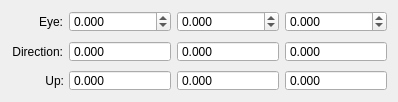
<ui version="4.0" >
 <class>CameraSettingClass</class>
 <widget class="QDialog" name="CameraSettingClass" >
  <property name="geometry" >
   <rect>
    <x>0</x>
    <y>0</y>
    <width>398</width>
    <height>102</height>
   </rect>
  </property>
  <property name="windowTitle" >
   <string>Camera Info</string>
  </property>
  <widget class="QLabel" name="label" >
   <property name="geometry" >
    <rect>
     <x>3</x>
     <y>11</y>
     <width>60</width>
     <height>21</height>
    </rect>
   </property>
   <property name="text" >
    <string>Eye:</string>
   </property>
   <property name="alignment" >
    <set>Qt::AlignLeading|Qt::AlignLeft|Qt::AlignRight|Qt::AlignTrailing|Qt::AlignVCenter</set>
   </property>
  </widget>
  <widget class="QDoubleSpinBox" name="eyeX" >
   <property name="geometry" >
    <rect>
     <x>69</x>
     <y>11</y>
     <width>102</width>
     <height>21</height>
    </rect>
   </property>
   <property name="decimals" >
    <number>3</number>
   </property>
   <property name="minimum" >
    <double>-1000000000.000000000000000</double>
   </property>
   <property name="maximum" >
    <double>1000000000.000000000000000</double>
   </property>
   <property name="singleStep" >
    <double>0.100000000000000</double>
   </property>
  </widget>
  <widget class="QDoubleSpinBox" name="eyeY" >
   <property name="geometry" >
    <rect>
     <x>177</x>
     <y>11</y>
     <width>102</width>
     <height>21</height>
    </rect>
   </property>
   <property name="decimals" >
    <number>3</number>
   </property>
   <property name="minimum" >
    <double>-1000000000.000000000000000</double>
   </property>
   <property name="maximum" >
    <double>1000000000.000000000000000</double>
   </property>
   <property name="singleStep" >
    <double>0.100000000000000</double>
   </property>
  </widget>
  <widget class="QDoubleSpinBox" name="eyeZ" >
   <property name="geometry" >
    <rect>
     <x>285</x>
     <y>11</y>
     <width>102</width>
     <height>21</height>
    </rect>
   </property>
   <property name="acceptDrops" >
    <bool>true</bool>
   </property>
   <property name="decimals" >
    <number>3</number>
   </property>
   <property name="minimum" >
    <double>-1000000000.000000000000000</double>
   </property>
   <property name="maximum" >
    <double>1000000000.000000000000000</double>
   </property>
   <property name="singleStep" >
    <double>0.100000000000000</double>
   </property>
  </widget>
  <widget class="QDoubleSpinBox" name="dirY" >
   <property name="geometry" >
    <rect>
     <x>177</x>
     <y>41</y>
     <width>102</width>
     <height>21</height>
    </rect>
   </property>
   <property name="readOnly" >
    <bool>true</bool>
   </property>
   <property name="buttonSymbols" >
    <enum>QAbstractSpinBox::NoButtons</enum>
   </property>
   <property name="correctionMode" >
    <enum>QAbstractSpinBox::CorrectToNearestValue</enum>
   </property>
   <property name="decimals" >
    <number>3</number>
   </property>
   <property name="minimum" >
    <double>-1000000000.000000000000000</double>
   </property>
   <property name="maximum" >
    <double>1000000000.000000000000000</double>
   </property>
   <property name="singleStep" >
    <double>0.100000000000000</double>
   </property>
  </widget>
  <widget class="QLabel" name="label_2" >
   <property name="geometry" >
    <rect>
     <x>3</x>
     <y>41</y>
     <width>60</width>
     <height>21</height>
    </rect>
   </property>
   <property name="text" >
    <string>Direction:</string>
   </property>
   <property name="alignment" >
    <set>Qt::AlignLeading|Qt::AlignLeft|Qt::AlignRight|Qt::AlignTrailing|Qt::AlignVCenter</set>
   </property>
  </widget>
  <widget class="QDoubleSpinBox" name="dirZ" >
   <property name="geometry" >
    <rect>
     <x>285</x>
     <y>41</y>
     <width>102</width>
     <height>21</height>
    </rect>
   </property>
   <property name="acceptDrops" >
    <bool>true</bool>
   </property>
   <property name="readOnly" >
    <bool>true</bool>
   </property>
   <property name="buttonSymbols" >
    <enum>QAbstractSpinBox::NoButtons</enum>
   </property>
   <property name="correctionMode" >
    <enum>QAbstractSpinBox::CorrectToNearestValue</enum>
   </property>
   <property name="decimals" >
    <number>3</number>
   </property>
   <property name="minimum" >
    <double>-1000000000.000000000000000</double>
   </property>
   <property name="maximum" >
    <double>1000000000.000000000000000</double>
   </property>
   <property name="singleStep" >
    <double>0.100000000000000</double>
   </property>
  </widget>
  <widget class="QDoubleSpinBox" name="dirX" >
   <property name="geometry" >
    <rect>
     <x>69</x>
     <y>41</y>
     <width>102</width>
     <height>21</height>
    </rect>
   </property>
   <property name="readOnly" >
    <bool>true</bool>
   </property>
   <property name="buttonSymbols" >
    <enum>QAbstractSpinBox::NoButtons</enum>
   </property>
   <property name="correctionMode" >
    <enum>QAbstractSpinBox::CorrectToNearestValue</enum>
   </property>
   <property name="decimals" >
    <number>3</number>
   </property>
   <property name="minimum" >
    <double>-1000000000.000000000000000</double>
   </property>
   <property name="maximum" >
    <double>1000000000.000000000000000</double>
   </property>
   <property name="singleStep" >
    <double>0.100000000000000</double>
   </property>
  </widget>
  <widget class="QDoubleSpinBox" name="upZ" >
   <property name="geometry" >
    <rect>
     <x>285</x>
     <y>70</y>
     <width>102</width>
     <height>21</height>
    </rect>
   </property>
   <property name="acceptDrops" >
    <bool>true</bool>
   </property>
   <property name="readOnly" >
    <bool>true</bool>
   </property>
   <property name="buttonSymbols" >
    <enum>QAbstractSpinBox::NoButtons</enum>
   </property>
   <property name="correctionMode" >
    <enum>QAbstractSpinBox::CorrectToNearestValue</enum>
   </property>
   <property name="decimals" >
    <number>3</number>
   </property>
   <property name="minimum" >
    <double>-1000000000.000000000000000</double>
   </property>
   <property name="maximum" >
    <double>1000000000.000000000000000</double>
   </property>
   <property name="singleStep" >
    <double>0.100000000000000</double>
   </property>
  </widget>
  <widget class="QLabel" name="label_3" >
   <property name="geometry" >
    <rect>
     <x>4</x>
     <y>70</y>
     <width>60</width>
     <height>21</height>
    </rect>
   </property>
   <property name="text" >
    <string>Up:</string>
   </property>
   <property name="alignment" >
    <set>Qt::AlignLeading|Qt::AlignLeft|Qt::AlignRight|Qt::AlignTrailing|Qt::AlignVCenter</set>
   </property>
  </widget>
  <widget class="QDoubleSpinBox" name="upY" >
   <property name="geometry" >
    <rect>
     <x>177</x>
     <y>70</y>
     <width>102</width>
     <height>21</height>
    </rect>
   </property>
   <property name="readOnly" >
    <bool>true</bool>
   </property>
   <property name="buttonSymbols" >
    <enum>QAbstractSpinBox::NoButtons</enum>
   </property>
   <property name="correctionMode" >
    <enum>QAbstractSpinBox::CorrectToNearestValue</enum>
   </property>
   <property name="decimals" >
    <number>3</number>
   </property>
   <property name="minimum" >
    <double>-1000000000.000000000000000</double>
   </property>
   <property name="maximum" >
    <double>1000000000.000000000000000</double>
   </property>
   <property name="singleStep" >
    <double>0.100000000000000</double>
   </property>
  </widget>
  <widget class="QDoubleSpinBox" name="upX" >
   <property name="geometry" >
    <rect>
     <x>69</x>
     <y>70</y>
     <width>102</width>
     <height>21</height>
    </rect>
   </property>
   <property name="readOnly" >
    <bool>true</bool>
   </property>
   <property name="buttonSymbols" >
    <enum>QAbstractSpinBox::NoButtons</enum>
   </property>
   <property name="correctionMode" >
    <enum>QAbstractSpinBox::CorrectToNearestValue</enum>
   </property>
   <property name="decimals" >
    <number>3</number>
   </property>
   <property name="minimum" >
    <double>-1000000000.000000000000000</double>
   </property>
   <property name="maximum" >
    <double>1000000000.000000000000000</double>
   </property>
   <property name="singleStep" >
    <double>0.100000000000000</double>
   </property>
  </widget>
 </widget>
 <layoutdefault spacing="6" margin="11" />
 <resources/>
 <connections/>
</ui>
